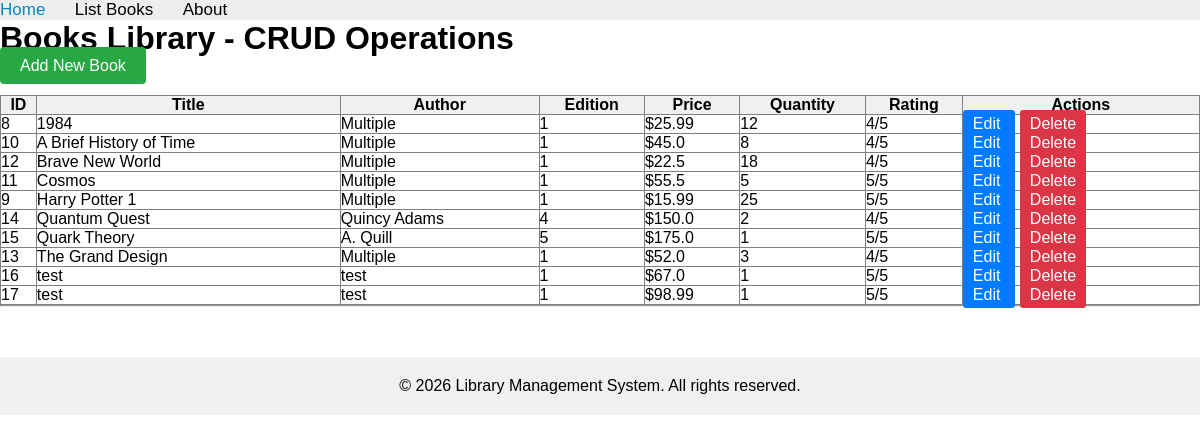
Page /books/lab9_part1/listbooks on the committed database.
### apps/bookmodule/models.py (models this page shows, shortened)
class Book(models.Model):
    title = models.CharField(max_length=100)
    price = models.FloatField(default=0.0)
    quantity = models.IntegerField(default=1)
    pubdate = models.DateTimeField()
    rating = models.SmallIntegerField(default=1)
    publisher = models.ForeignKey(Publisher, null=True, blank=True, on_delete=models.SET_NULL, related_name='books')
    authors = models.ManyToManyField(Author, related_name='books')
    author = models.CharField(max_length=50, default='Unknown')
    edition = models.SmallIntegerField(default=1)

### apps/bookmodule/views.py (the view)
# urls.py: path('lab9_part1/listbooks', views.lab9_part1_listbooks, name="books.lab9_part1_listbooks"),
def lab9_part1_listbooks(request):
    books = Book.objects.all().order_by('title')
    return render(request, 'bookmodule/lab9_part1_listbooks.html', {'books': books})

### apps/templates/bookmodule/lab9_part1_listbooks.html (shortened to what this page needs)
{% extends "layouts/base.html" %}
{% block content %}
<h1>Books Library - CRUD Operations</h1>
<div style="margin-bottom: 20px;">
    <a href="{% url 'books.lab9_part1_addbook' %}" style="padding: 10px 20px; background-color: #28a745; color: white; text-decoration: none; border-radius: 4px;">
         Add New Book
    </a>
</div>
{% if books %}
    <table border="1" cellpadding="10" cellspacing="0" style="width: 100%; border-collapse: collapse;">
        <thead style="background-color: #f0f0f0;">
            <tr>
                <th>ID</th>
                <th>Title</th>
                <th>Author</th>
                <th>Edition</th>
                <th>Price</th>
                <th>Quantity</th>
                <th>Rating</th>
                <th>Actions</th>
            </tr>
        </thead>
        <tbody>
            {% for book in books %}
                <tr>
                    <td>{{ book.id }}</td>
                    <td>{{ book.title }}</td>
                    <td>{{ book.author }}</td>
                    <td>{{ book.edition }}</td>
                    <td>${{ book.price }}</td>
                    <td>{{ book.quantity }}</td>
                    <td>{{ book.rating }}/5</td>
                    <td>
                        <a href="{% url 'books.lab9_part1_editbook' book.id %}" style="padding: 5px 10px; background-color: #007bff; color: white; text-decoration: none; border-radius: 3px; margin-right: 5px;">
                            Edit
                        </a>
                        <a href="{% url 'books.lab9_part1_deletebook' book.id %}" style="padding: 5px 10px; background-color: #dc3545; color: white; text-decoration: none; border-radius: 3px;" onclick="return confirm('Are you sure you want to delete this book?');">
                            Delete
                        </a>
                    </td>
                </tr>
            {% endfor %}
        </tbody>
    </table>
{% else %}
    <p style="color: #666; font-size: 16px;">No books available. <a href="{% url 'books.lab9_part1_addbook' %}">Add one now</a>.</p>
{% endif %}
{% endblock %}

### apps/static/main.css (style rules this page uses)
* { margin: 0; padding: 0; box-sizing: border-box; }
body { font-family: Arial, sans-serif; }

### rows in the picture
Book: id "8", title "1984", author "Multiple", edition "1", price "25.99", quantity "12", rating "4"
Book: id "10", title "A Brief History of Time", author "Multiple", edition "1", price "45.0", quantity "8", rating "4"
Book: id "12", title "Brave New World", author "Multiple", edition "1", price "22.5", quantity "18", rating "4"
Book: id "11", title "Cosmos", author "Multiple", edition "1", price "55.5", quantity "5", rating "5"
Book: id "9", title "Harry Potter 1", author "Multiple", edition "1", price "15.99", quantity "25", rating "5"
Book: id "14", title "Quantum Quest", author "Quincy Adams", edition "4", price "150.0", quantity "2", rating "4"
Book: id "15", title "Quark Theory", author "A. Quill", edition "5", price "175.0", quantity "1", rating "5"
Book: id "13", title "The Grand Design", author "Multiple", edition "1", price "52.0", quantity "3", rating "4"
Book: id "16", title "test", author "test", edition "1", price "67.0", quantity "1", rating "5"
Book: id "17", title "test", author "test", edition "1", price "98.99", quantity "1", rating "5"
